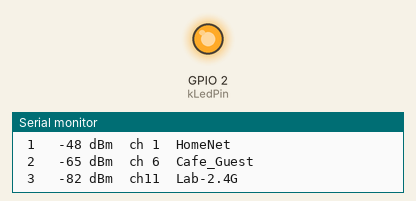
A sketch run on a simulated ESP32. Parts: output pins drawn as LEDs (lit = HIGH), the last lines printed to the serial monitor. A WiFi scan finds three made-up networks.

Above: at 2.7 s.
At 17.2 s:
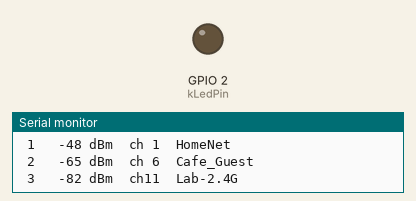
Timing chart, 0 to 18.1 s (numbered marks = the images above):
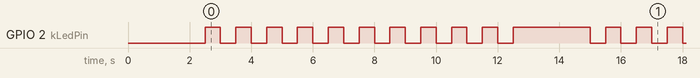

Measured:
- by itself, GPIO 2 (kLedPin): repeats every 12.0 s: 9 × (LOW 0.50 s, HIGH 0.50 s), LOW 0.50 s, HIGH 2.5 s
- by itself, everything shown: repeats every 12.0 s, in 20 steps

The sketch:

01_bringup.ino
```cpp
// Phase A bring-up: proves serial, GPIO and the Wi-Fi radio work.
// - Prints chip info over serial (115200 baud)
// - Blinks the onboard blue LED (GPIO 2 on 30-pin DevKit boards)
// - Scans nearby Wi-Fi networks every 10 s (no credentials needed)

#include <WiFi.h>

constexpr int kLedPin = 2;
constexpr uint32_t kScanIntervalMs = 10000;

uint32_t lastScan = 0;

void scanWifi() {
  Serial.println("\n--- Wi-Fi scan ---");
  int n = WiFi.scanNetworks();
  if (n <= 0) {
    Serial.println("No networks found");
    return;
  }
  for (int i = 0; i < n; i++) {
    Serial.printf("%2d  %4d dBm  ch%2d  %s\n", i + 1, WiFi.RSSI(i),
                  WiFi.channel(i), WiFi.SSID(i).c_str());
  }
  WiFi.scanDelete();
}

void setup() {
  Serial.begin(115200);
  delay(500);
  pinMode(kLedPin, OUTPUT);

  Serial.println("\n=== esp32-hacks bring-up ===");
  Serial.printf("Chip: %s rev %d, %d cores @ %d MHz\n", ESP.getChipModel(),
                ESP.getChipRevision(), ESP.getChipCores(), ESP.getCpuFreqMHz());
  Serial.printf("Flash: %u MB, free heap: %u bytes\n",
                ESP.getFlashChipSize() / (1024 * 1024), ESP.getFreeHeap());

  WiFi.mode(WIFI_STA);
  WiFi.disconnect();
  Serial.printf("MAC: %s\n", WiFi.macAddress().c_str());
  scanWifi();
  lastScan = millis();
}

void loop() {
  digitalWrite(kLedPin, (millis() / 500) % 2);  // 1 Hz blink

  if (millis() - lastScan >= kScanIntervalMs) {
    scanWifi();
    lastScan = millis();
  }
}
```
